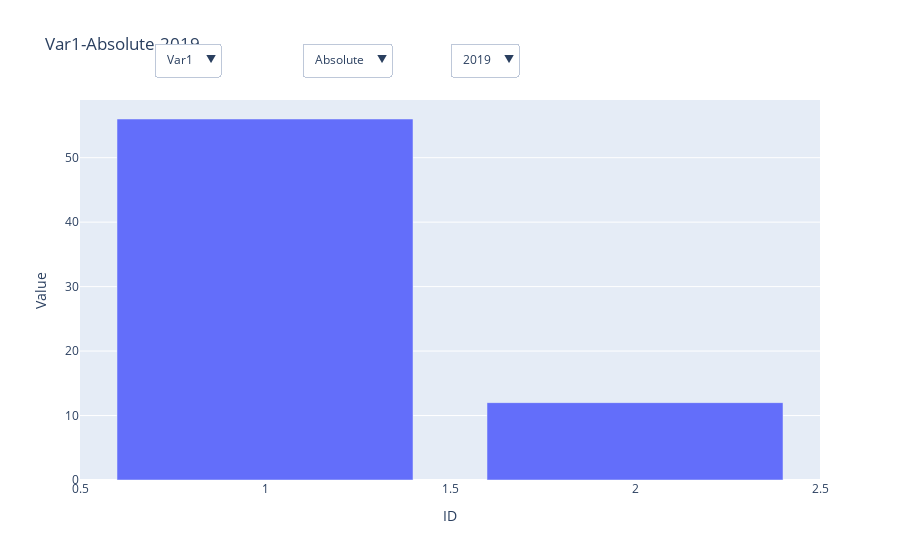

Here is the notebook cell this chart was saved with:
### Code cell
import plotly.graph_objects as go
import pandas as pd

# Sample data
data = {
    'ID': [1, 1, 1, 1, 1, 1, 1, 1, 2, 2, 2, 2, 2, 2, 2, 2],
    'Variable': ['Var1', 'Var1', 'Var2', 'Var2', 'Var1', 'Var1', 'Var2', 'Var2',
                 'Var1', 'Var1', 'Var2', 'Var2', 'Var1', 'Var1', 'Var2', 'Var2'],
    'Dimension': ['Absolute', 'Relative', 'Absolute', 'Relative',
                  'Absolute', 'Relative', 'Absolute', 'Relative',
                  'Absolute', 'Relative', 'Absolute', 'Relative',
                  'Absolute', 'Relative', 'Absolute', 'Relative'],
    'Year': [2019, 2019, 2019, 2019, 2020, 2020, 2020, 2020,
             2019, 2019, 2019, 2019, 2020, 2020, 2020, 2020],
    'Value': [56, 76, 34, 90, 12, 32, 40, 80, 12, 19, 23, 30, 50, 40, 20, 25]
}

df = pd.DataFrame(data)

# Function to create the visibility array
def update_visibility(variable, dimension, year):
    year_str = str(year)
    return [variable in trace.name and dimension in trace.name and year_str in trace.name for trace in fig.data]

# Create the bar plot figure
fig = go.Figure()

# Add traces
for variable in df['Variable'].unique():
    for dimension in df['Dimension'].unique():
        for year in df['Year'].unique():
            filtered_data = df[(df['Variable'] == variable) & 
                               (df['Dimension'] == dimension) & 
                               (df['Year'] == year)]
            trace_name = f"{variable}-{dimension}-{year}"
            fig.add_trace(go.Bar(
                x=filtered_data['ID'],
                y=filtered_data['Value'],
                name=trace_name,
                visible=(variable == 'Var1' and dimension == 'Absolute' and year == 2019)
            ))

# Print out the names and visibility of traces
for i, trace in enumerate(fig.data):
    print(f"Trace {i}: {trace.name}, Visible: {trace.visible}")

# Dropdown buttons
dropdown_buttons_variable = [
    {'label': str(var), 
     'method': 'update',
     'args': [{'visible': update_visibility(var, 'Absolute', 2019)}, 
              {'title': f'Variable: {var}'}]}
    for var in df['Variable'].unique()
]

dropdown_buttons_dimension = [
    {'label': str(dim), 'method': 'update',
     'args': [{'visible': update_visibility('Var1', dim, 2019)}, 
              {'title': f'Dimension: {dim}'}]}
    for dim in df['Dimension'].unique()
]

dropdown_buttons_year = [
    {'label': str(year), 'method': 'update',
     'args': [{'visible': update_visibility('Var1', 'Absolute', year)}, 
              {'title': f'Year: {year}'}]}
    for year in df['Year'].unique()
]

# Adding the dropdown menus
fig.update_layout(
    updatemenus=[
        {'buttons': dropdown_buttons_variable, 
         'direction': 'down', 
         'showactive': True,
         'x': 0.1, 'xanchor': 'left', 'y': 1.15, 'yanchor': 'top'},
        
        {'buttons': dropdown_buttons_dimension, 
         'direction': 'down', 
         'showactive': True,
         'x': 0.3, 'xanchor': 'left', 'y': 1.15, 'yanchor': 'top'},
        
        {'buttons': dropdown_buttons_year, 
         'direction': 'down', 
         'showactive': True,
         'x': 0.5, 'xanchor': 'left', 'y': 1.15, 'yanchor': 'top'}
    ]
)

# Initial layout settings
fig.update_layout(
    title='Var1-Absolute-2019',
    xaxis_title='ID',
    yaxis_title='Value'
)

fig.show()

### Figure 1 — Plotly figure (JSON) as saved in the notebook; plotly's stock layout.template omitted (floating-point values rounded to 4 significant figures)
{"data": [{"name": "Var1-Absolute-2019", "type": "bar", "visible": true, "x": [1, 2], "y": [56, 12]}, {"name": "Var1-Absolute-2020", "type": "bar", "visible": false, "x": [1, 2], "y": [12, 50]}, {"name": "Var1-Relative-2019", "type": "bar", "visible": false, "x": [1, 2], "y": [76, 19]}, {"name": "Var1-Relative-2020", "type": "bar", "visible": false, "x": [1, 2], "y": [32, 40]}, {"name": "Var2-Absolute-2019", "type": "bar", "visible": false, "x": [1, 2], "y": [34, 23]}, {"name": "Var2-Absolute-2020", "type": "bar", "visible": false, "x": [1, 2], "y": [40, 20]}, {"name": "Var2-Relative-2019", "type": "bar", "visible": false, "x": [1, 2], "y": [90, 30]}, {"name": "Var2-Relative-2020", "type": "bar", "visible": false, "x": [1, 2], "y": [80, 25]}], "layout": {"title": {"text": "Var1-Absolute-2019"}, "updatemenus": [{"buttons": [{"args": [{"visible": [true, false, false, false, false, false, false, false]}, {"title": "Variable: Var1"}], "label": "Var1", "method": "update"}, {"args": [{"visible": [false, false, false, false, true, false, false, false]}, {"title": "Variable: Var2"}], "label": "Var2", "method": "update"}], "direction": "down", "showactive": true, "x": 0.1, "xanchor": "left", "y": 1.15, "yanchor": "top"}, {"buttons": [{"args": [{"visible": [true, false, false, false, false, false, false, false]}, {"title": "Dimension: Absolute"}], "label": "Absolute", "method": "update"}, {"args": [{"visible": [false, false, true, false, false, false, false, false]}, {"title": "Dimension: Relative"}], "label": "Relative", "method": "update"}], "direction": "down", "showactive": true, "x": 0.3, "xanchor": "left", "y": 1.15, "yanchor": "top"}, {"buttons": [{"args": [{"visible": [true, false, false, false, false, false, false, false]}, {"title": "Year: 2019"}], "label": "2019", "method": "update"}, {"args": [{"visible": [false, true, false, false, false, false, false, false]}, {"title": "Year: 2020"}], "label": "2020", "method": "update"}], "direction": "down", "showactive": true, "x": 0.5, "xanchor": "left", "y": 1.15, "yanchor": "top"}], "xaxis": {"title": {"text": "ID"}}, "yaxis": {"title": {"text": "Value"}}}}
